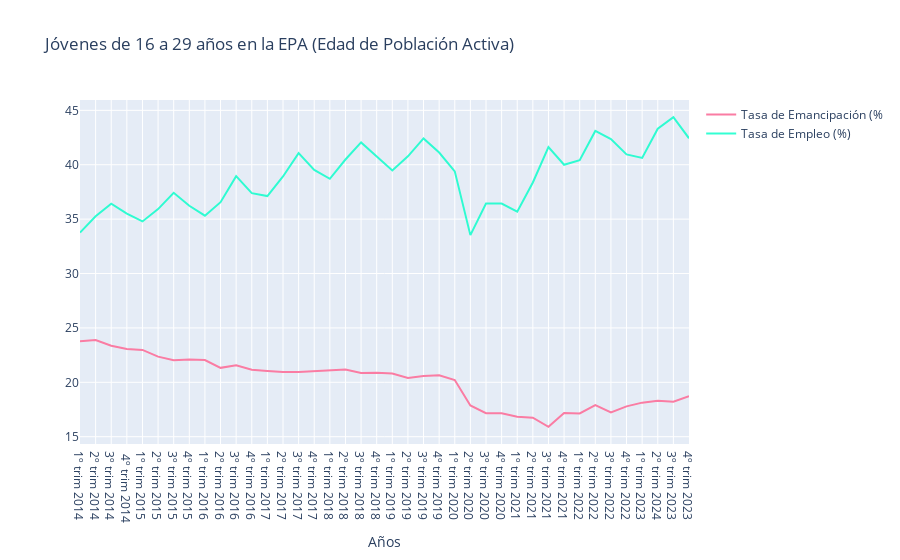

The notebook cell this image was saved under:
### Code cell
# trace1 = go.Scatter(
#                     x = injuve_diez_años.columns,
#                     y = injuve_diez_años.iloc[0,:],
#                     name = 'Tasa de jóvenes (%)',
#                     mode= 'lines',
#                     marker = dict(color = 'rgba(16, 112, 2, 0.8)'),
#                     text = '% jóvenes')

trace2 = go.Scatter(
                    x = injuve_diez_años.columns,
                    y = injuve_diez_años.iloc[1,:],
                    name = 'Tasa de Emancipación (%',
                    mode= 'lines',
                    marker = dict(color = 'rgb(250, 124, 163)'),
                    text = '% emancipación')

trace3 = go.Scatter(
                    x = injuve_diez_años.columns,
                    y = injuve_diez_años.iloc[4,:],
                    name = 'Tasa de Empleo (%)',
                    mode= 'lines',
                    marker = dict(color = 'rgba(0, 255, 200, 0.8)'),
                    text = '% empleo')

data = [trace2, trace3]

layout = dict(title = 'Jóvenes de 16 a 29 años en la EPA (Edad de Población Activa)',
             xaxis= dict(title= 'Años',ticklen= 5)
           )

fig = go.Figure(data = data, layout=layout)

iplot(fig)
fig.write_html("Jóvenes de 16 a 29 años en la EPA.html")

### Figure 1 — Plotly figure (JSON) as saved in the notebook; plotly's stock layout.template omitted (floating-point values rounded to 4 significant figures)
{"data": [{"marker": {"color": "rgb(250, 124, 163)"}, "mode": "lines", "name": "Tasa de Emancipación (%", "text": "% emancipación", "type": "scatter", "x": ["1º trim 2014", "2º trim 2014", "3º trim 2014", " 4º trim 2014", "1º trim 2015", "2º trim 2015", "3º trim 2015", "4º trim 2015", "1º trim 2016", "2º trim 2016", "3º trim 2016", "4º trim 2016", "1º trim 2017", "2º trim 2017", "3º trim 2017", "4º trim 2017", "1º trim 2018", "2º trim 2018", "3º trim 2018", "4º trim 2018", "1º trim 2019", "2º trim 2019", "3º trim 2019", "4º trim 2019", "1º trim 2020", "2º trim 2020", "3º trim 2020", "4º trim 2020", "1º trim 2021", "2º trim 2021", "3º trim 2021", "4º trim 2021", "1º trim 2022", "2º trim 2022", "3º trim 2022", "4º trim 2022", "1º trim 2023", "2º trim 2024", "3º trim 2023", "4º trim 2023"], "y": [23.78, 23.88, 23.36, 23.07, 22.98, 22.36, 22.02, 22.1, 22.05, 21.33, 21.57, 21.16, 21.05, 20.95, 20.94, 21.03, 21.14, 21.18, 20.85, 20.87, 20.81, 20.39, 20.59, 20.64, 20.21, 17.87, 17.16, 17.16, 16.83, 16.75, 15.91, 17.18, 17.14, 17.91, 17.24, 17.79, 18.13, 18.31, 18.21, 18.73]}, {"marker": {"color": "rgba(0, 255, 200, 0.8)"}, "mode": "lines", "name": "Tasa de Empleo (%)", "text": "% empleo", "type": "scatter", "x": ["1º trim 2014", "2º trim 2014", "3º trim 2014", " 4º trim 2014", "1º trim 2015", "2º trim 2015", "3º trim 2015", "4º trim 2015", "1º trim 2016", "2º trim 2016", "3º trim 2016", "4º trim 2016", "1º trim 2017", "2º trim 2017", "3º trim 2017", "4º trim 2017", "1º trim 2018", "2º trim 2018", "3º trim 2018", "4º trim 2018", "1º trim 2019", "2º trim 2019", "3º trim 2019", "4º trim 2019", "1º trim 2020", "2º trim 2020", "3º trim 2020", "4º trim 2020", "1º trim 2021", "2º trim 2021", "3º trim 2021", "4º trim 2021", "1º trim 2022", "2º trim 2022", "3º trim 2022", "4º trim 2022", "1º trim 2023", "2º trim 2024", "3º trim 2023", "4º trim 2023"], "y": [33.76, 35.27, 36.42, 35.51, 34.79, 35.92, 37.42, 36.23, 35.32, 36.56, 38.95, 37.39, 37.12, 38.92, 41.07, 39.53, 38.71, 40.48, 42.05, 40.72, 39.47, 40.77, 42.42, 41.12, 39.39, 33.53, 36.43, 36.43, 35.68, 38.37, 41.63, 40, 40.42, 43.11, 42.36, 40.95, 40.63, 43.31, 44.37, 42.43]}], "layout": {"title": {"text": "Jóvenes de 16 a 29 años en la EPA (Edad de Población Activa)"}, "xaxis": {"ticklen": 5, "title": {"text": "Años"}}}}
